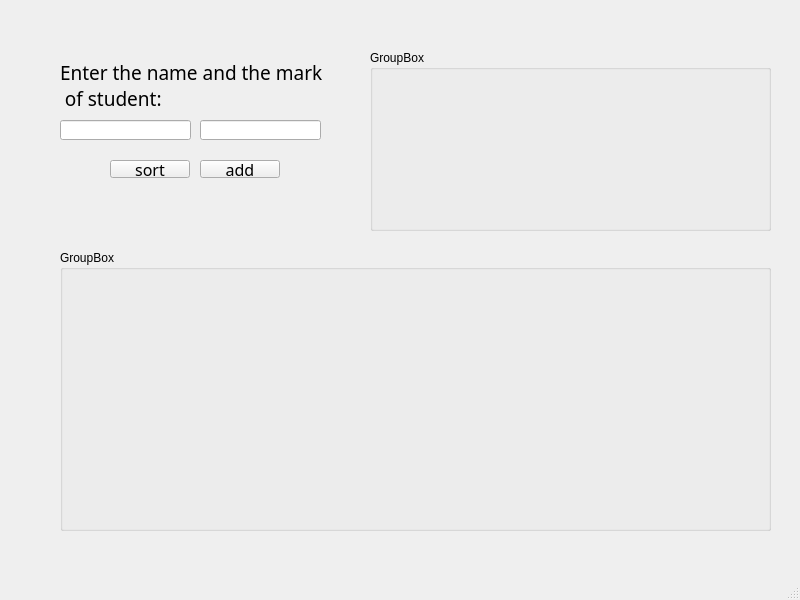
<?xml version="1.0" encoding="UTF-8"?>
<ui version="4.0">
 <class>MainWindow</class>
 <widget class="QMainWindow" name="MainWindow">
  <property name="geometry">
   <rect>
    <x>0</x>
    <y>0</y>
    <width>800</width>
    <height>600</height>
   </rect>
  </property>
  <property name="windowTitle">
   <string>MainWindow</string>
  </property>
  <widget class="QWidget" name="centralwidget">
   <widget class="QGroupBox" name="groupBox">
    <property name="geometry">
     <rect>
      <x>370</x>
      <y>50</y>
      <width>401</width>
      <height>181</height>
     </rect>
    </property>
    <property name="title">
     <string>GroupBox</string>
    </property>
    <widget class="QLabel" name="ShowLabel">
     <property name="geometry">
      <rect>
       <x>10</x>
       <y>10</y>
       <width>381</width>
       <height>161</height>
      </rect>
     </property>
     <property name="font">
      <font>
       <family>Comfortaa</family>
       <pointsize>12</pointsize>
      </font>
     </property>
     <property name="text">
      <string/>
     </property>
    </widget>
   </widget>
   <widget class="QGroupBox" name="groupBox_2">
    <property name="geometry">
     <rect>
      <x>60</x>
      <y>250</y>
      <width>711</width>
      <height>281</height>
     </rect>
    </property>
    <property name="title">
     <string>GroupBox</string>
    </property>
    <widget class="QLabel" name="SortLabel">
     <property name="geometry">
      <rect>
       <x>30</x>
       <y>20</y>
       <width>671</width>
       <height>141</height>
      </rect>
     </property>
     <property name="font">
      <font>
       <family>Comfortaa</family>
       <pointsize>12</pointsize>
      </font>
     </property>
     <property name="text">
      <string/>
     </property>
    </widget>
   </widget>
   <widget class="QLabel" name="label">
    <property name="geometry">
     <rect>
      <x>60</x>
      <y>60</y>
      <width>321</width>
      <height>51</height>
     </rect>
    </property>
    <property name="font">
     <font>
      <family>Comfortaa</family>
      <pointsize>14</pointsize>
     </font>
    </property>
    <property name="text">
     <string>Enter the name and the mark
 of student:</string>
    </property>
   </widget>
   <widget class="QLineEdit" name="nameLine">
    <property name="geometry">
     <rect>
      <x>60</x>
      <y>120</y>
      <width>131</width>
      <height>20</height>
     </rect>
    </property>
   </widget>
   <widget class="QLineEdit" name="assessmenLine">
    <property name="geometry">
     <rect>
      <x>200</x>
      <y>120</y>
      <width>121</width>
      <height>20</height>
     </rect>
    </property>
   </widget>
   <widget class="QPushButton" name="sortButton">
    <property name="geometry">
     <rect>
      <x>110</x>
      <y>160</y>
      <width>80</width>
      <height>18</height>
     </rect>
    </property>
    <property name="font">
     <font>
      <family>Comfortaa</family>
      <pointsize>12</pointsize>
     </font>
    </property>
    <property name="text">
     <string>sort</string>
    </property>
   </widget>
   <widget class="QPushButton" name="addButton">
    <property name="geometry">
     <rect>
      <x>200</x>
      <y>160</y>
      <width>80</width>
      <height>18</height>
     </rect>
    </property>
    <property name="font">
     <font>
      <family>Comfortaa</family>
      <pointsize>12</pointsize>
     </font>
    </property>
    <property name="text">
     <string>add</string>
    </property>
   </widget>
   <widget class="QLabel" name="SortTimeLabel">
    <property name="geometry">
     <rect>
      <x>256</x>
      <y>210</y>
      <width>91</width>
      <height>20</height>
     </rect>
    </property>
    <property name="font">
     <font>
      <family>Comfortaa</family>
      <pointsize>12</pointsize>
     </font>
    </property>
    <property name="text">
     <string/>
    </property>
    <property name="alignment">
     <set>Qt::AlignRight|Qt::AlignTrailing|Qt::AlignVCenter</set>
    </property>
   </widget>
  </widget>
  <widget class="QMenuBar" name="menubar">
   <property name="geometry">
    <rect>
     <x>0</x>
     <y>0</y>
     <width>800</width>
     <height>17</height>
    </rect>
   </property>
  </widget>
  <widget class="QStatusBar" name="statusbar"/>
 </widget>
 <resources/>
 <connections/>
</ui>
